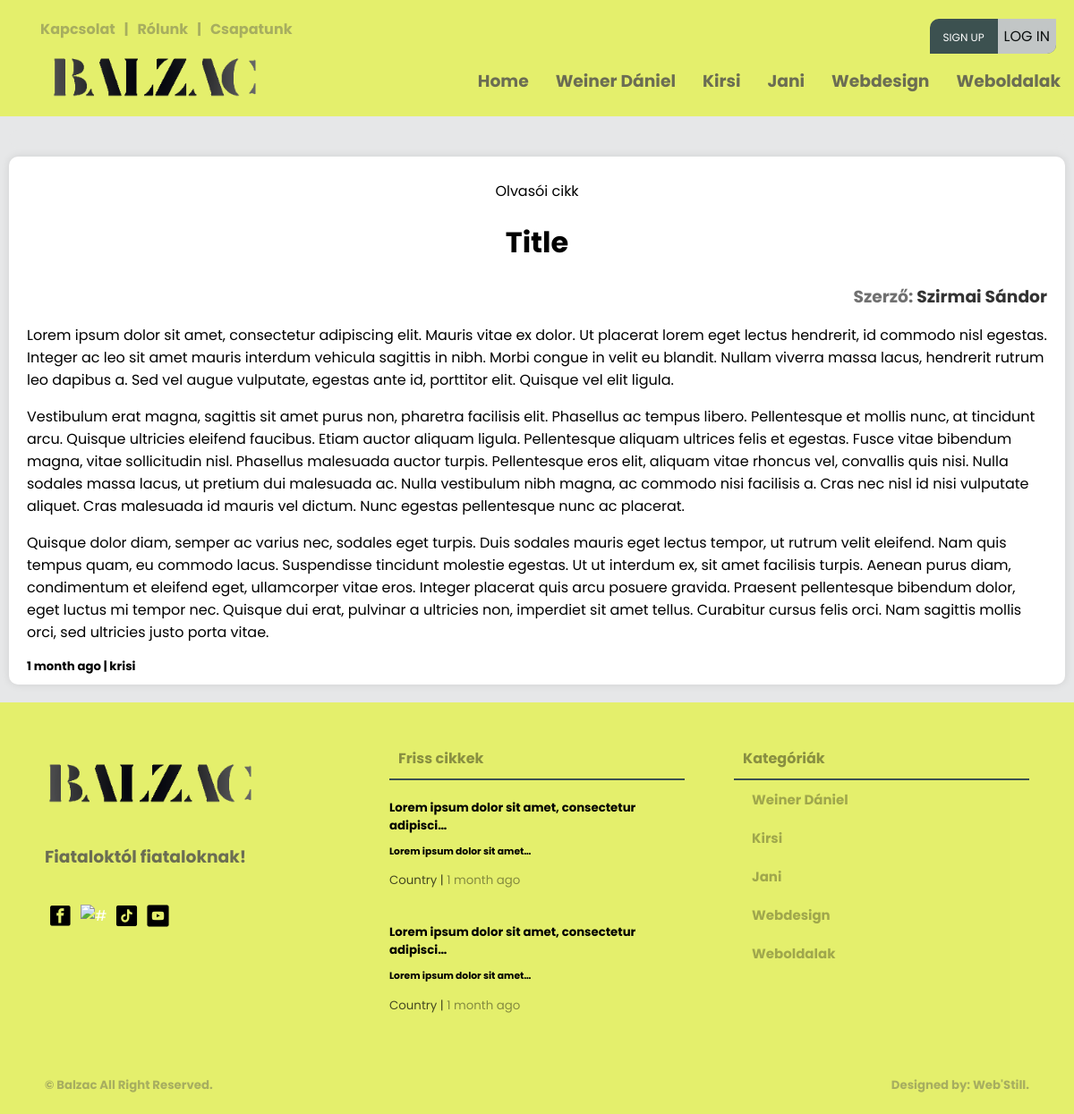
Page /auth/user-article/Title on the committed database.
### creationboard/models.py (models this page shows, shortened)
class Category(models.Model):
    user = models.ForeignKey(User, null=True, on_delete=models.CASCADE)
    name = models.CharField(max_length=200)
    class Meta:
        ordering = ['-id']

### loginsystem/models.py (models this page shows, shortened)
class ArticleUser(models.Model):
    STATUS_CHOICES = (
        ('pending', 'Pending'),
        ('approved', 'Approved'),
        ('rejected', 'Rejected'),
    )
    user = models.ForeignKey(User, on_delete=models.CASCADE)
    created = models.DateTimeField(auto_now_add=True, null=True)
    updated = models.DateTimeField(auto_now=True, null=True)
    body = RichTextUploadingField(max_length=1000000, null=True)
    indeximg = models.ImageField(upload_to="images/", default="images/home9.jpg")
    category = models.CharField(max_length=100, null=True, blank=False)
    title = models.CharField(max_length=200, null=True)
    status = models.CharField(max_length=10, choices=STATUS_CHOICES, default='pending')
    class Meta:
        ordering = ['created']

class Profile(models.Model):
    user = models.OneToOneField(User, on_delete=models.CASCADE)
    img = models.ImageField(upload_to="images/", default="images/home8.jpg")
    bio = models.CharField(null=True, max_length=1000000, default='Bio:')
    name = models.CharField(null=True, max_length=300)
    phone = models.CharField(max_length=15, blank=True, null=True)

### loginsystem/views.py (the view)
# urls.py: path('user-article/<str:pk>', views.userArticlePage.as_view(), name='user-article'),
class userArticlePage(View):
    template_name = "main/user-article.html"
    def dispatch(self, request, *args, **kwargs):
        footarticle = ArticleUser.objects.all()[0:2]
        navcategory = models.Category.objects.all()[0:5]
        article = ArticleUser.objects.get(title=kwargs['pk'])
        context = {'article': article, 'category2': navcategory, 'article4': footarticle,}
        return render(request, self.template_name, context)

### templates/main/user-article.html (shortened to what this page needs)
{% load static %}
<!DOCTYPE html>
<html>
<head>
	<link rel="stylesheet" type="text/css" href="{% static 'main/style.css' %}">
</head>
<body>
	{% include 'main/navbar.html' %}
	<main>
		<div class="wrapper">
			<div class="row">
				<div class="card-04 backg">
				</div>
			</div>
			<div class="card-04 pb-2 pt-2 mb-3 mt-0">
				<p align="center">Olvasói cikk</p>
                <h1 align="center" class="m-1">{{ article.title}}</h1>
					<h3 class="m-0" align="right">Szerző: <a class="txt-black" href="{% url 'profile-page' article.user.username %}">{{ article.user.profile.name }}</a></h3>
					<div class="article-page-001">
						{{article.body|safe}}
					</div>
                <h5 class="m-0" align="left">{{ article.created|timesince }} ago | <a class="txt-black" href="{% url 'article-page' article.category %}">{{ article.category }}</a></h5>
            </div>
		</div>
	</main>
	{% include 'main/footer.html' %}
</body>
</html>

### templates/main/navbar.html (shortened to what this page needs)
{% load static %}
<div class="screen-big">
<nav>
    <div class="nav-one nav-flex">
        <div class="left flex">
            <ul class="top-header mt-0">
                <li><a href="{% url 'contact-us' %}"><h4>Kapcsolat</h4></a></li>
                <li><h4>|</h4></li>
                <li><a href="{% url 'about-us' %}"><h4>Rólunk</h4></a></li>
                <li><h4>|</h4></li>
                <li><a href="{% url 'team-index' %}"><h4>Csapatunk</h4></a></li>
            </ul>
        </div>
        <div class="right flex">
                <ul class="top-header">
                    {% if request.user.is_authenticated %}
                    <li>
                        <div class="header-profile-pic">
                            <div class="pic">
                                <span class="material-symbols-outlined">account_circle</span>
                            </div>
                            <div class="header-profile-info">
                                <h4><a href="{% url 'profile-page' request.user.username %}">@{{ request.user }}</a></h4>
                                <h6><a href=""><span class="material-symbols-outlined">mail_lock</span>{{ request.user.email }}</a></h6>
                            </div>
                        </div>
                    </li>
                    <!--<li><h4><a href="{% url 'profile-page' request.user.username %}">Hello, @{{ request.user }}</a></h4></li>
                    <li><h4>|</h4></li>
                    <li><h4><a href="{% url 'logout' %}"><span class="material-symbols-outlined">logout</span>Kijelentkezés</a></h4></li>-->
                    {% else %}
                    <ul class="foot-icon-margin pd-0">
                        <li class="signup-or-login"><a href="{% url 'register' %}" class="sign-up">Sign up</a><a href="{% url 'login' %}"><button class="login-btn">Log in</button></a></li>
                    </ul>
                    {% endif %}
                </ul>
        </div>
    </div>
    <div class="nav-two nav-flex">
        <div class="left flex">
            <ul>
                <a href="{% url 'index' %}"><li><img src="{% static 'main/pics/logo.png' %}" class="logo-img" alt="#" /></li>
            </ul>
        </div>
        <div class="right">
            <div class="social media">
                <ul>
                    <li><a href="{% url 'index' %}"><h3>Home</h3></a></li>
                    {% for category in category2 %}
                        <li><a href="{% url 'article-page' category.name %}"><h3>{{ category.name }}</h3></a></li>
                    {% endfor %}
                </ul>
            </div>
        </div>
    </div>
</nav>
</div>

### templates/main/footer.html
{% load static %}
<footer>
    <div class="footer">
        <div class="footer-cols footer-firts">
            <div class="col-01">
                <ul class="pd-0">
                    <a href="{% url 'index' %}"><li><img src="{% static 'main/pics/logo.png' %}" class="logo-img" alt="#" /></li>
                </ul>
                <h3>Fiataloktól fiataloknak!</h3>
                <ul class="foot-icon-margin pd-0">
                    <a href="https://www.facebook.com/profile.php?id=100090612766620" target="blank"><li><img src="{% static 'main/pics/facebook.png' %}" class="icon-img" alt="#" target="blank" /></a></li>
                    <a href="https://www.instagram.com/balzacponthu/" target="blank"><li><img src="{% static 'main/pics/instagram.png' %}" class="icon-img" alt="#" /></li></a>
                    <a href="https://www.tiktok.com/@balzac.ujsag" target="blank"><li><img src="{% static 'main/pics/tiktok.png' %}" class="icon-img" alt="#" /></li></a>
                    <a href="https://www.youtube.com/@balzacujsag" target="blank"><li><img src="{% static 'main/pics/youtube.png' %}" class="icon-img" alt="#" /></li></a>
                </ul>
            </div>
            <div class="col-02">
                <div class="box-title">
                    <h4 class="txt-black">Friss cikkek<h4>
                </div>
                {% for article in article4 %}
                <ul class="pd-0">
                    <li><a href="{% url 'article' article.id %}" class="footer-article-text">
                        <h5 class="mt-1 mb-1">{{ article.title|truncatechars:49 }}</h5>
                        <h6 class="m-0">{{ article.body|truncatechars:30|safe }}</h6>
                        <small class="black"><span><a href="{% url 'article-page' article.category %}" class="black">{{ article.category }} </a></span>  |  <span><a class="black"> {{ article.created|timesince }} ago</a></span></small>
                    </a></li>
                </ul>
                {% endfor %}
            </div>
            <div class="col-03">
                <div class="box-title">
                    <h4 class="txt-black">Kategóriák<h4>
                </div>
                <div class="box-categories">
                    <ul>
                        {% for category in category2 %}
                        <li><a href="{% url 'article-page' category.name %}" class="txt-black">{{ category.name }}</a></li>
                        {% endfor %}
                    </ul>
                </div>
            </div>
        </div>
        <div class="footer-second">
            <div>
                <h5><a href="#"> &copy; Balzac</a> All Right Reserved.<h5>
            </div>
            <div>
                <h5><a href="">Designed by: Web'Still.</a><h5>
            </div>
        </div>
    </div>
</footer>

### static/main/style.css (style rules this page uses)
:root { --background-color: #e6e7e8; --box-color: white; --bg-dark: #000; --white-box-text: #fff; --small-red-info-color: red; --text-color-greany: #3c5150; --heaed-foot-color: #e4ef6c; --headad-foot-text-color: #000; --color-white: #fff; --box-padding: 10px; --box-border-radius: 10px; --input-border-radius: 3px; }
* { font-family: 'Poppins', sans-serif; }
html { background: var(--background-color); }
body { padding: 0; margin: 0; background: var(--background-color); }
small { color: var(--color-white); filter: grayscale(60%) opacity(0.7); transition: 0.4s; }
small span { color: var(--color-white); filter: grayscale(100%) opacity(0.6); transition: 0.4s; cursor: pointer; }
h3 { color: var(--text-color-greany); filter: grayscale(100%) opacity(0.8); transition: 0.3s; }
h4 { color: var(--text-color-greany); filter: grayscale(100%) opacity(0.4); cursor: pointer; transition: 0.5s; }
a { text-decoration: none; cursor: pointer; color: var(--color-white); padding: 0; margin: 0; }
ul { list-style: none; }
li { cursor: pointer; }
.black { color: black !important; }
.m-0 { margin: 0 !important; }
.mb-1 { margin-bottom: 5px !important; }
.mb-3 { margin-bottom: 20px !important; }
.mt-0 { margin-top: 0 !important; }
.mt-1 { margin-top: 5px !important; }
.pb-2 { padding-bottom: 10px !important; }
.pd-0 { padding: 0 !important; }
.pt-2 { padding-top: 10px !important; }
.txt-black { color: var(--dark-box-text) !important; }
.icon-img { height: 25px; width: 25px; margin: 5px; cursor: pointer; }
.logo-img { height: 50px; cursor: pointer; }
.wrapper { max-width: 1200px; margin: 0 auto; }
nav { background: var(--heaed-foot-color); position: absolute; top: 0px; right: 0; left: 0; padding: 20px 0 10px 0; z-index: 1; }
.nav-flex { display: flex; align-items: center; justify-content: space-between; }
.nav-one { cursor: pointer; height: 40px; background: var(--heaed-foot-color); }
nav ul { display: flex; flex-direction: row; }
.top-header li { margin: 10px 5px; }
.foot-icon-margin { display: flex; flex-direction: row; }
nav ul li { margin: 10px 15px; color: var(--headad-foot-text-color); }
.nav-two { cursor: pointer; height: 60px; background: var(--heaed-foot-color); }
main { margin: 135px 0 0 0; flex-direction: column; width: 100%; }
.row { width: 100%; display: flex; flex-direction: row; justify-content: center; flex-wrap: nowrap; }
.card-04 { background: var(--box-color); position: relative; flex: 1; margin: 10px; border-radius: var(--box-border-radius); box-shadow: 0 0 10px rgba(0, 0, 0, .1); padding: 20px; padding-bottom: 0; }
.card-04.backg { box-shadow: none; background: var(--background-color); }
.box-title { border-bottom: 2px solid var(--text-color-greany); }
.box-title h4 { color: var(--color-white); margin: 10px; margin-top: 0px; }
.box-categories ul { margin: 0; padding: 0; }
.box-categories ul li { padding: 10px 20px; font-size: 15px; font-weight: bolder; color: var(--bg-dark); filter: grayscale(100%) opacity(0.3); transition: 0.5s; }
footer { background: var(--heaed-foot-color); margin-top: 10px; padding: 50px 50px 0 50px; }
.footer-cols { display: flex; flex-direction: row; align-items: top; flex-wrap: wrap; justify-content: space-between; }
.col-01 { display: flex; flex-direction: column; width: 30%; align-items: top; }
.col-02 { display: flex; flex-direction: column; align-items: top; width: 30%; }
.col-03 { width: 30%; align-items: top; }
.footer-article-text { color: var(--bg-dark); }
.footer-second { display: flex; flex-direction: row; justify-content: space-between; padding: 30px 0 0px 0; }
.footer-second h5 { color: var(--text-color-greany); filter: grayscale(100%) opacity(0.4); }
.footer-second h5 a { color: var(--text-color-greany) !important; filter: grayscale(0%) opacity(1) !important; }
.txt-black { color: #000 !important; }
.login-btn { align-self: center; justify-content: center; padding: 7px; background-color: #e4ef6c; filter: grayscale(1) opacity(.8); border: 0; font-size: 16px; text-transform: uppercase; border-bottom-right-radius: 10px; cursor: pointer; }
.sign-up { margin-right: 15px; padding-left: 15px; font-size: 12px; text-transform: uppercase; z-index: 2; }
.signup-or-login { background-color: #3c5150; margin-top: 5px; margin-right: 20px !important; border-top-left-radius: 10px; border-bottom-right-radius: 10px; z-index: 4; }

### rows in the picture
Category: name "Weiner Dániel"
Category: name "Kirsi"
Category: name "Jani"
Category: name "Webdesign"
Category: name "Weboldalak"
ArticleUser: title "Title", user.profile.name "Szirmai Sándor", body "Lorem ipsum dolor sit amet, consectetur adipiscing elit. Mauris vitae ex dolor. Ut placerat lorem eget lectus hendrerit, id commodo nisl egestas. Integer ac leo sit amet mauris interdum vehicula sagittis in nibh. Morbi congue in velit eu blandit. Nullam viverra massa lacus, hendrerit rutrum leo dapibus a. Sed vel augue vulputate, egestas ante id, porttitor elit. Quisque vel elit ligula. Vestibulum erat magna, sagittis sit amet purus non, pharetra facilisis elit. Phasellus ac tempus libero. Pellentesque et mollis nunc, at tincidunt arcu. Quisque ultricies eleifend faucibus. Etiam auctor aliquam ligula. Pellentesque aliquam ultrices felis et egestas. Fusce vitae bibendum magna, vitae…", created "1 month", category "krisi"
ArticleUser: title "Lorem ipsum dolor sit amet, consectetur adipisci…", body "Lorem ipsum dolor sit amet…", category "Country", created "1 month"
ArticleUser: title "Lorem ipsum dolor sit amet, consectetur adipisci…", body "Lorem ipsum dolor sit amet…", category "Country", created "1 month"
